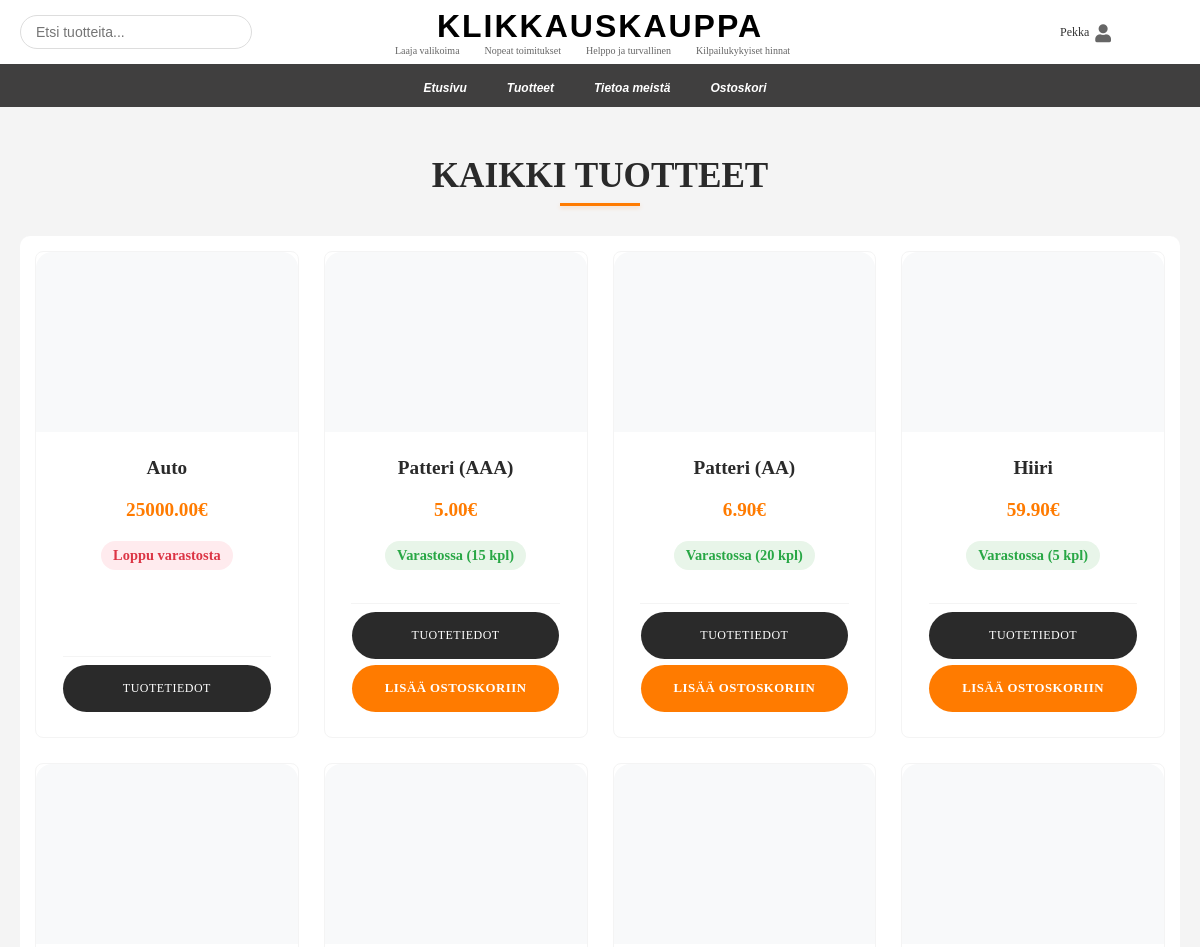
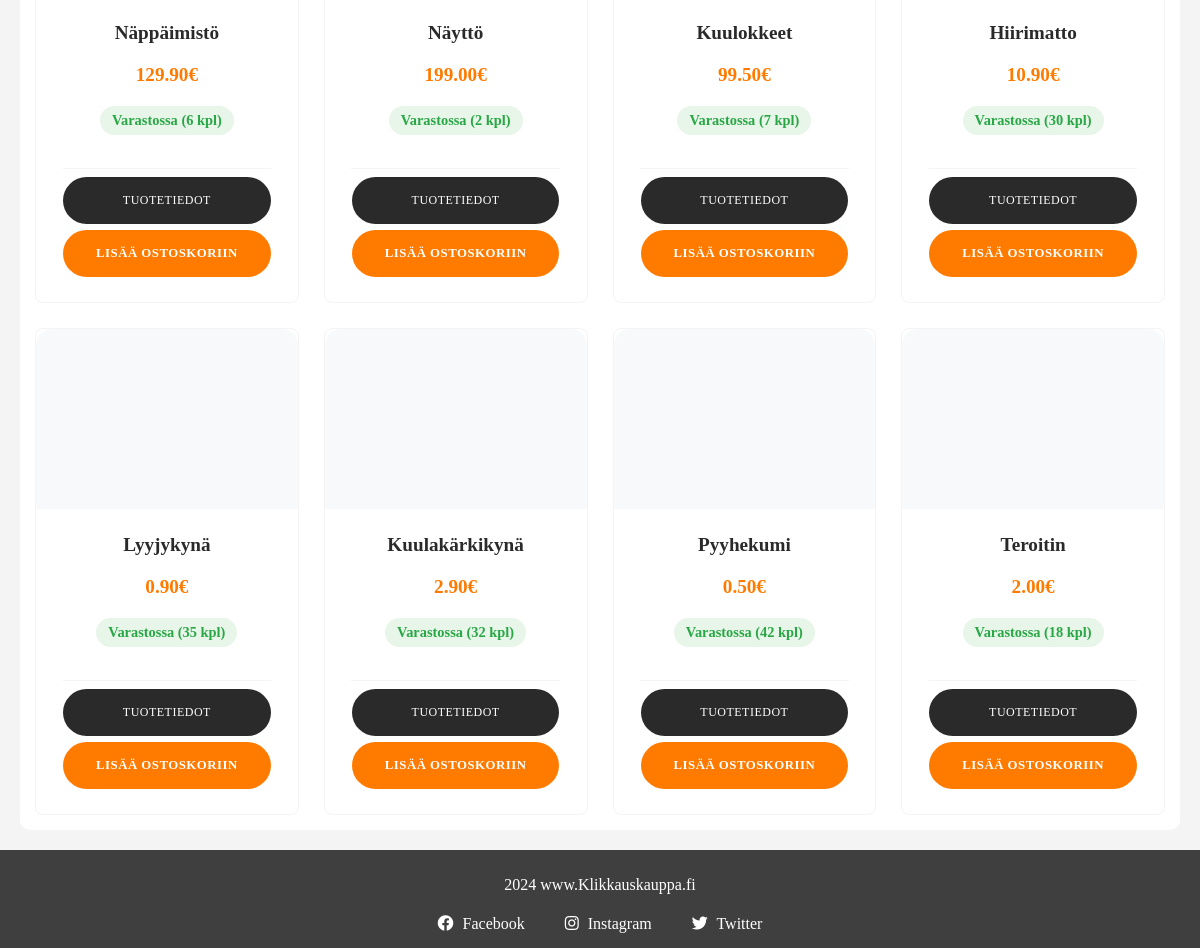
Page /Klikkauskauppa/products (signed in) on the committed database (2 pictures, top to bottom).
### verkkokauppa/models.py (models this page shows, shortened)
class Product(models.Model):
    name = models.CharField(max_length=100, help_text="Lisää tuotteen nimi")
    price = models.DecimalField(max_digits=8, decimal_places=2, help_text="Lisää tuotteen hinta")
    stock = models.PositiveIntegerField(default=0, help_text="Lisää tuotteen varastomäärä")
    image = models.ImageField(upload_to="images/", blank=True, null=True, help_text="Lisää tuotekuva")
    date_added = models.DateTimeField(auto_now_add=True)
    discount_price = models.DecimalField(max_digits=8, decimal_places=2, null=True, blank=True, help_text="Alennushinta")
    def is_in_stock(self):
        return self.stock > 0

### verkkokauppa/views.py (the view)
# urls.py: path("products", views.products, name="products"),
def products(request):
    products = Product.objects.all()
    context = {
        "products": products,
    }
    return render(request, "verkkokauppa/products.html", context)

### verkkokauppa/templates/verkkokauppa/products.html (shortened to what this page needs)
{% extends "verkkokauppa/base.html" %}
{% load static %}
{% block extra_css %}
<link rel="stylesheet" href="{% static 'css/products.css' %}">
{% endblock extra_css %}
{% block content %}
<div class="products-container">
    <h2 class="section-title">KAIKKI TUOTTEET</h2>
    <div class="product-grid">
        {% for product in products %}
        <div class="product-card">
            <div class="product-image">
            </div>
            <div class="product-info">
                <h3>{{ product.name }}</h3>
                <div class="price-container">
                    {% if product.discount_price %}
                        <span class="original-price">{{ product.price }}€</span>
                        <span class="discount-price">{{ product.discount_price }}€</span>
                    {% else %}
                        <span class="price">{{ product.price }}€</span>
                    {% endif %}
                </div>
                {% if product.is_in_stock %}
                    <span class="stock-status in-stock">Varastossa ({{ product.stock }} kpl)</span>
                {% else %}
                    <span class="stock-status out-of-stock">Loppu varastosta</span>
                {% endif %}
            </div>
            <div class="product-actions">
                <a href="{% url 'verkkokauppa:product_detail' product.id %}" class="btn">Tuotetiedot</a>
                {% if product.is_in_stock %}
                    <a href="{% url 'verkkokauppa:add_to_cart' product.id %}" class="btn add-to-cart">Lisää ostoskoriin</a>
                {% endif %}
            </div>
        </div>
        {% empty %}
            <p>Tuotteita ei ole lisätty.</p>
        {% endfor %}
    </div>
</div>
{% endblock content %}

### verkkokauppa/templates/verkkokauppa/base.html (shortened to what this page needs)
{% load static %}
<!DOCTYPE html>
<html lang="fi">
<head>
    <link rel="stylesheet" href="{% static 'css/base.css' %}">
    <link rel="stylesheet" href="https://cdnjs.cloudflare.com/ajax/libs/font-awesome/5.15.4/css/all.min.css">
    {% block extra_css %}{% endblock %}
</head>
<body>
    <div class="website">
        <header class="main-header">
            <div class="header-top">
                <div class="search-container">
                    <form action="{% url 'verkkokauppa:search_products' %}" method="get">
                        <input class="search" type="text" name="q" placeholder="Etsi tuotteita...">
                    </form>
                </div>
                <div class="logo-container">
                    <a class="logo" href="{% url 'verkkokauppa:home' %}">
                        <h1>KLIKKAUSKAUPPA</h1>
                        <div class="logo-subtext">
                            <span>Laaja valikoima</span>
                            <span>Nopeat toimitukset</span>
                            <span>Helppo ja turvallinen</span>
                            <span>Kilpailukykyiset hinnat</span>
                        </div>
                    </a>
                </div>
                <div class="login-container">
                    {% if user.is_authenticated %}
                        <div class="user-dropdown">
                            <a href="#" class="login-link profile-link">
                                <span class="login-text">{{ user.username }}</span>
                                <i class="fas fa-user"></i>
                            </a>
                        </div>
                    {% else %}
                        <a href="{% url 'users:login' %}" class="login-link">
                            <span class="login-text">Kirjaudu sisään</span>
                            <i class="fas fa-user"></i>
                        </a>
                    {% endif %}
                </div>
            </div>
            <nav>
                <ul class="main-nav">
                    <li><a href="{% url 'verkkokauppa:home' %}" class="nav-link">Etusivu</a></li>
                    <li><a href="{% url 'verkkokauppa:products' %}" class="nav-link">Tuotteet</a></li>
                    <li><a href="{% url 'verkkokauppa:info' %}" class="nav-link">Tietoa meistä</a></li>
                    <li><a href="{% url 'verkkokauppa:view_cart' %}" class="nav-link">Ostoskori</a></li>
                </ul>
            </nav>
        </header>
        <main class="main-content">
            {% block content %}{% endblock content %}
        </main>
    </div>
    <footer class="main-footer">
        <p>2024 www.Klikkauskauppa.fi</p>
        <div class="footer-links">
            <a href="https://facebook.com/klikkauskauppa" target="_blank" class="social-link">
                <i class="fab fa-facebook"></i> Facebook
            </a>
            <a href="https://instagram.com/klikkauskauppa" target="_blank" class="social-link">
                <i class="fab fa-instagram"></i> Instagram
            </a>
            <a href="https://twitter.com/klikkauskauppa" target="_blank" class="social-link">
                <i class="fab fa-twitter"></i> Twitter
            </a>
        </div>
    </footer>
</body>
</html>

### static/css/base.css (style rules this page uses)
body { margin: 0; padding: 0; }
.website { display: flex; flex-direction: column; min-height: 100vh; }
.main-nav { background-color: rgb(64, 63, 63); color: white; font-weight: bold; font-size: 20px; padding: 10px 0; margin: 0; width: 100%; text-align: center; display: flex; justify-content: center; align-items: center; list-style-type: none; }
.main-nav li { display: inline-block; padding: 0 15px; }
.nav-link { color: white; text-decoration: none; margin-right: 10px; font-size: 12px; font-weight: bold; font-family: 'Gill Sans', 'Gill Sans MT', Calibri, 'Trebuchet MS', sans-serif; font-style: italic; display: inline-block; position: relative; padding-bottom: 2px; transition: color 0.3s ease; }
.nav-link::after { content: ''; position: absolute; width: 0; height: 2px; bottom: 0; left: 50%; background-color: #ff7e5f; transition: width 0.3s ease; transform: translateX(-50%); }
.logo-container { flex: initial; text-align: center; position: absolute; left: 50%; transform: translateX(-50%); padding: 0; margin: 0; }
.logo { text-decoration: none; }
.logo h1 { margin: 0; font-size: 32px; color: black; font-weight: 900; text-align: center; font-family: 'Arial Black', 'Helvetica', sans-serif; letter-spacing: 2px; text-transform: uppercase; }
.logo-subtext { display: flex; justify-content: center; gap: 10px; margin-top: 0; margin-bottom: 0; flex-wrap: wrap; }
.logo-subtext span { margin: 0 15px 0 0; font-size: 10px; color: #666; text-transform: none; white-space: nowrap; padding-top: 0; }
.main-footer { background-color: rgb(64, 63, 63); color: white; text-align: center; padding: 10px 0; display: flex; flex-direction: column; align-items: center; justify-content: center; }
.footer-links { display: flex; justify-content: center; gap: 20px; }
.social-link { color: white; text-decoration: none; padding: 5px 10px; transition: color 0.3s ease; }
.social-link i { margin-right: 5px; }
.search-container { position: relative; max-width: 200px; width: 100%; margin: 0; z-index: 1; }
.search { width: 100%; padding: 8px 15px; border: 1px solid #ddd; border-radius: 20px; font-size: 14px; transition: all 0.3s ease; outline: none; }
.header-top { display: flex; align-items: center; padding: 15px 20px; position: relative; }
.login-container { position: absolute; right: 20px; top: 50%; transform: translateY(-50%); z-index: 1; min-width: 120px; }
.login-link, .profile-link { color: #666; font-size: 18px; text-decoration: none; transition: color 0.3s ease; display: flex; align-items: center; justify-content: flex-end; gap: 6px; width: 100%; }
.login-text { font-size: 12px; font-weight: 500; color: #333; text-transform: capitalize; transition: color 0.3s ease; white-space: nowrap; }
.user-dropdown { position: relative; display: inline-block; }

### rows in the picture
Product: name "Auto", price "25000.00", stock "Loppu varastosta"
Product: name "Patteri (AAA)", price "5.00", stock "15", shows "LISÄÄ OSTOSKORIIN"
Product: name "Patteri (AA)", price "6.90", stock "20", shows "LISÄÄ OSTOSKORIIN"
Product: name "Hiiri", price "59.90", stock "5", shows "LISÄÄ OSTOSKORIIN"
Product: name "Näppäimistö", price "129.90", stock "6", shows "LISÄÄ OSTOSKORIIN"
Product: name "Näyttö", price "199.00", stock "2", shows "LISÄÄ OSTOSKORIIN"
Product: name "Kuulokkeet", price "99.50", stock "7", shows "LISÄÄ OSTOSKORIIN"
Product: name "Hiirimatto", price "10.90", stock "30", shows "LISÄÄ OSTOSKORIIN"
Product: name "Lyyjykynä", price "0.90", stock "35", shows "LISÄÄ OSTOSKORIIN"
Product: name "Kuulakärkikynä", price "2.90", stock "32", shows "LISÄÄ OSTOSKORIIN"
Product: name "Pyyhekumi", price "0.50", stock "42", shows "LISÄÄ OSTOSKORIIN"
Product: name "Teroitin", price "2.00", stock "18", shows "LISÄÄ OSTOSKORIIN"

### other values in the picture
{{ user.username }} "Pekka"
